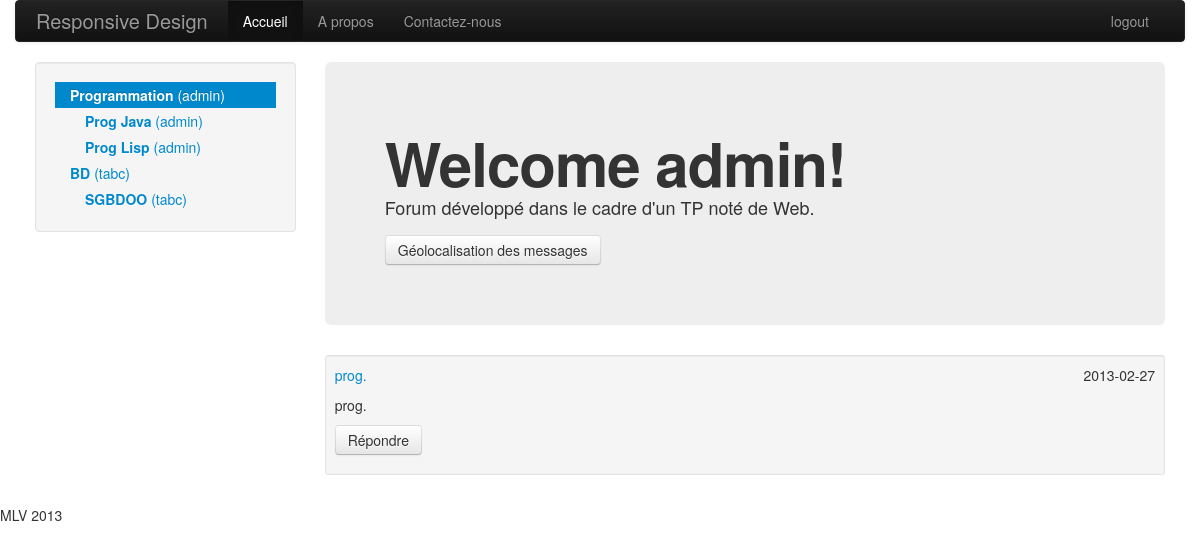
/forum.php?idthm=1 (signed in), run on the app's committed database.
### tables this page shows
CREATE TABLE theme (idthm serial primary key, libthm varchar(100) NOT NULL, datecrthm date, iduserthm bigint unsigned NOT NULL, idsuperthm bigint unsigned, FOREIGN KEY (iduserthm) REFERENCES usr (iduser), FOREIGN KEY (idsuperthm) REFERENCES theme (idthm));

CREATE TABLE  usr(iduser serial primary key, loginuser varchar(30) NOT NULL, passwduser varchar(15) NOT NULL, emailuser varchar(100), dateinsuser date, idgrp bigint unsigned, foreign key (idgrp) references groupe(idgrp));

CREATE TABLE message ( idmsg serial PRIMARY KEY, titremsg varchar(100) NOT NULL, contenumsg text NOT NULL, datemsg date, idthmmsg bigint unsigned NOT NULL, idmsgsrc bigint unsigned, idusermsg bigint unsigned, lat decimal(10,7), lon decimal(10,7),
FOREIGN KEY (idthmmsg) REFERENCES theme (idthm),FOREIGN KEY (idmsgsrc) REFERENCES message(idmsg), FOREIGN KEY (idusermsg) REFERENCES usr (iduser));

### php/config.php (called while the page is built, shortened)
<?php
require 'MySql/MySqlConnection.php';
require 'MySql/MySqlCommand.php';
$Connection = new MySqlConnection();
?>

### php/MySql/MySqlConnection.php (called while the page is built, shortened)
<?php
class MySqlConnection {
	private $mysqli;
	public function __construct($host = 'db499579863.db.1and1.com' , $user = 'lfeltz', $pass = 'Wuunoi6q', $db = 'lfeltz_db')
	{
		$this->mysqli = new mysqli($host, $user, $pass, $db);
	}
	public function prepare($cmd){
		$stmt = $this->mysqli->prepare($cmd);
		return $stmt;
	}
}
?>

### php/MySql/MySqlCommand.php (called while the page is built, shortened)
<?php
class MySqlCommand
{
	private $parametersValues;
	private $parametersTypes;
	private $nbParameters;
	public function __construct(MySqlConnection $connection, $queryText)
	{
		$this->stmt = $connection->prepare($queryText);
		$this->parametersTypes = "";
		$this->parametersValues = array();
		$this->nbParameters = 0;
	}
	public function AddParameter($type, $value)
	{
		$this->parametersValues[$this->nbParameters] = $value;
		$this->parametersTypes .= $type;
		$this->nbParameters++;
	}
	public function ExecuteQuery()
	{
		$this->bindParam();
		$this->stmt->execute();
		if($result = $this->stmt->get_result())
		{
			$index=0;
			$Rows = array();
			while ($row = $result->fetch_assoc())
			{
				$Rows[$index] = $row;
				$index++;
			}
			return $Rows;
		}
	}
	private function bindParam()
	{
		$stmt = $this->stmt;
		call_user_func_array(array($stmt, "bind_param"), $this->refValues(array_merge(array($this->parametersTypes), $this->parametersValues)));
	}
	private function refValues($arr)
	{
	    if (strnatcmp(phpversion(),'5.3') >= 0)
	    {
	        $refs = array();
	        foreach($arr as $key => $value)
	            $refs[$key] = &$arr[$key];
	        return $refs;
	    }
	    return $arr;
	}
}

### forum.php (the view, shortened to what this page needs)
<!DOCTYPE html>
<html lang="fr">
<head>
<?php
require 'php/config.php';
?>
</head>
<body>
	<div class="container">
		<?php include 'contents/navbar.php'; ?>
	    <div class="container-fluid">
	      <div class="row-fluid">
	        <div class="span3">
	          <div class="well sidebar-nav">
	            <ul class="nav nav-list">
	            <?php
					function printSousCategorie($Connection, $iduser, $iduserthm){
						$idthm = -1;
						if(isset($_GET["idthm"]))
	            			$idthm = $_GET["idthm"];
						$Command = new MySqlCommand($Connection, "SELECT theme.idthm, theme.libthm, usrthm.loginuser AS loginusrthm, usr.loginuser FROM ((((theme INNER JOIN accessthm ON theme.idthm=accessthm.idthm) INNER JOIN groupe ON accessthm.idgrp=groupe.idgrp) INNER JOIN usr ON groupe.idgrp=usr.idgrp) INNER JOIN usr AS usrthm ON theme.iduserthm=usrthm.iduser) WHERE usr.iduser=? && idsuperthm=?");
						$Command->AddParameter(ParamType::String, $iduser);
						$Command->AddParameter(ParamType::String, $iduserthm);
						$res = $Command->ExecuteQuery();
						foreach($res as $row)
						{
							echo "<li " . ($idthm==$row['idthm']?"class='active'":"") . "><a href='?idthm=$row[idthm]'><b>$row[libthm]</b> ($row[loginusrthm])</a></li><ul class='nav nav-list'>";
							printSousCategorie($Connection, $iduser, $row["idthm"]);
							echo "</ul>";
						}
					}
					$idthm = -1;
					if(isset($_GET["idthm"]))
	            		$idthm = $_GET["idthm"];
					$Command = new MySqlCommand($Connection, "SELECT theme.idthm, theme.libthm, usrthm.loginuser AS loginusrthm, usr.loginuser FROM ((((theme INNER JOIN accessthm ON theme.idthm=accessthm.idthm) INNER JOIN groupe ON accessthm.idgrp=groupe.idgrp) INNER JOIN usr ON groupe.idgrp=usr.idgrp) INNER JOIN usr AS usrthm ON theme.iduserthm=usrthm.iduser) WHERE usr.iduser=? && idsuperthm is NULL");
					$Command->AddParameter(ParamType::String, $_SESSION["iduser"]);
					$res = $Command->ExecuteQuery();
					foreach($res as $row)
					{
						echo "<li " . ($idthm==$row['idthm']?"class='active'":"") . "><a href='?idthm=$row[idthm]'><b>$row[libthm]</b> ($row[loginusrthm])</a></li><ul class='nav nav-list'>";
						printSousCategorie($Connection, $_SESSION["iduser"], $row["idthm"]);
						echo "</ul>";
					}
	            ?>
	            </ul>
	          </div>
	        </div>
	        <div class="span9">
	          <div class="hero-unit">
	            <h1>Welcome <?php echo $_SESSION["username"] ?>!</h1>
	            <p>Forum développé dans le cadre d'un TP noté de Web.</p>
				<a href="#myModal" role="button" class="btn" data-toggle="modal" >Géolocalisation des messages</a>
	          </div>
			  <ul class='thumbnails'>
	            	<?php
						function printMessage($Connection, $titremsg, $contenumsg, $idmsg, $idthm, $iduser, $datemsg){
							echo "<div class='row-fluid'>";
							echo "<div class='span6'><a class='brand' href='#'>$titremsg</a></div>";
							echo "<p class='text-right'>$datemsg</p>";
							echo "</div>";
							echo "<p>$contenumsg</p>";
							echo "<p><a class='btn' id='bouton_$idmsg' onclick='displayTextArea($idmsg)'>Répondre</a></p>";
						}
	            		$idthm = -1;
	         	        if(isset($_GET["idthm"]))
	            			$idthm = $_GET["idthm"];
	            		$Command = new MySqlCommand($Connection, "SELECT idmsg, titremsg, contenumsg, datemsg, usr.loginuser, lat, lon FROM (message INNER JOIN usr ON message.idusermsg=usr.iduser) WHERE idthmmsg=? && idmsgsrc is NULL");
						$Command->AddParameter(ParamType::String, $idthm);
						$res = $Command->ExecuteQuery();
						foreach($res as $row)
						{
							echo "<div class='span12'>";
							echo "<div class='well well-small'>";
							printmessage($Connection, $row["titremsg"], $row["contenumsg"], $row["idmsg"], $idthm, $_SESSION["iduser"], $row["datemsg"]);
							echo "</div>";
							echo "</div>";
						}
					?>
	        </div>
	      </div>
		</div>
	</div>
</body>
</html>

### forum.php (style rules this page uses)
html { height: 100% }
body { height: 100%; margin: 0; padding: 0 }

### data on the page
theme: libthm "Programmation", iduserthm.loginuser "admin"
theme: libthm "Prog Java", iduserthm.loginuser "admin"
theme: libthm "Prog Lisp", iduserthm.loginuser "admin"
theme: libthm "BD", iduserthm.loginuser "tabc"
theme: libthm "SGBDOO", iduserthm.loginuser "tabc"
message: titremsg "prog.", datemsg "2013-02-27", contenumsg "prog."

### other printed values
$_SESSION["username"] "admin"
